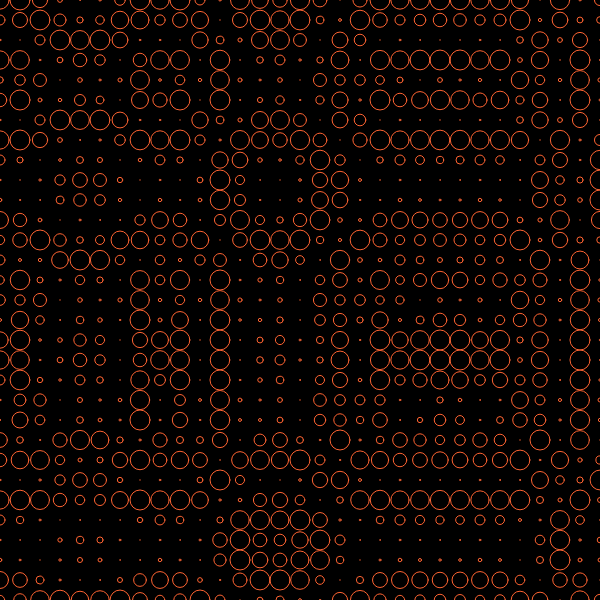
Frame 1 (no input)
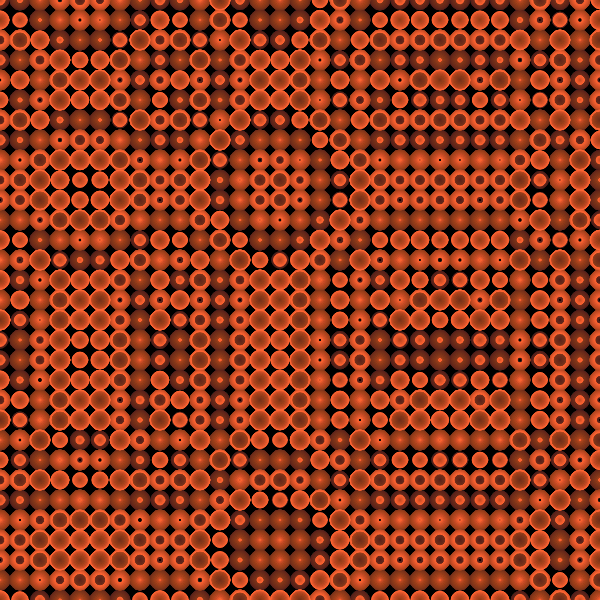
Frame 60 (no input)
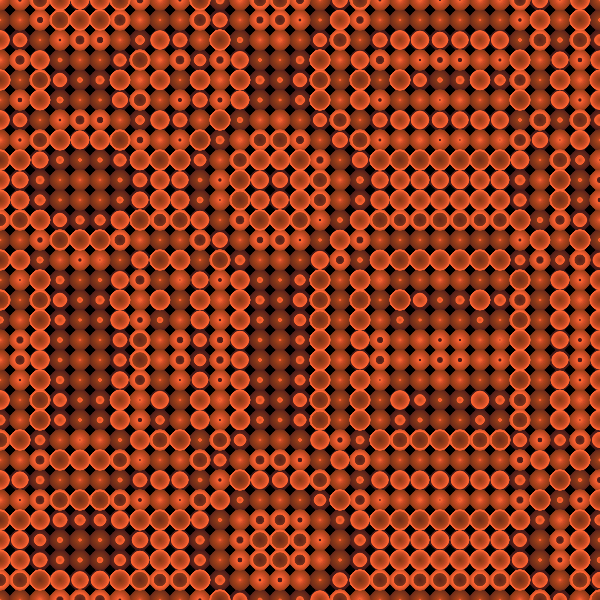
Frame 120 (the mouse pressed at the canvas centre since frame 60)

The p5.js sketch that drew these frames (run headless with seeded random() and noise() and a simulated clock; from frame 60 on, the mouse is pressed at the canvas centre):

// p5.js sketch
// ── sketch.js
var s = 10;
var area = 300;

function setup() {
  createCanvas(600, 600);
  stroke(255, 100, 50);
  noFill();
  background(0)
}

function draw() {
  background(10, 5);
  for (var x = 0; x < width + s; x+=s*2) {
    for (var y = 0; y < height + s; y+=s*2) {
      var diff = sin(radians(dist(x, y, sin(radians(x))*width, cos(radians(y))*height)-frameCount*4))*s;
      if(dist(x, y, width/2, height/2) < area*2){
        ellipse(x, y, s-diff, s-diff);
      }
    }
  }
}
